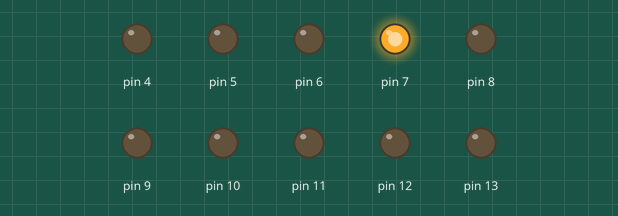
Recording of a sketch running on a simulated Arduino Uno, built with avr-gcc and run on an emulated ATmega328P. On the bench: output pins drawn as LEDs (lit = HIGH).

Above: at 0.05 s.
At 0.25 s:
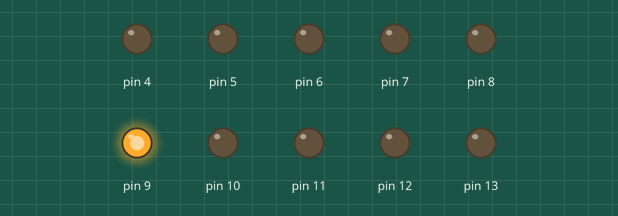
At 0.55 s:
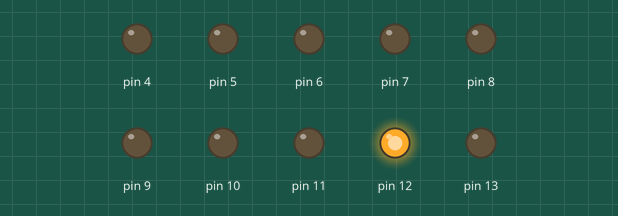
At 1.3 s:
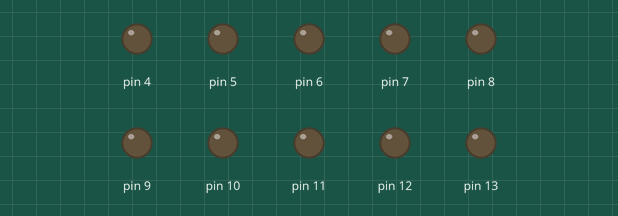
At 2.65 s:
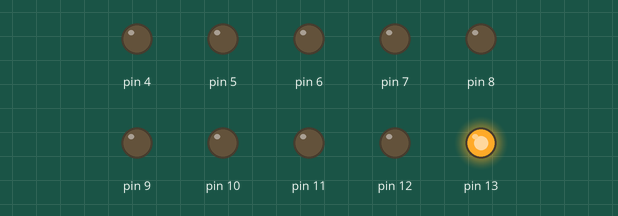
At 4.45 s:
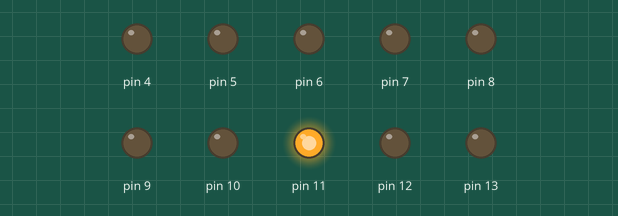
Timing chart, 0 to 4.8 s (numbered marks = the images above):
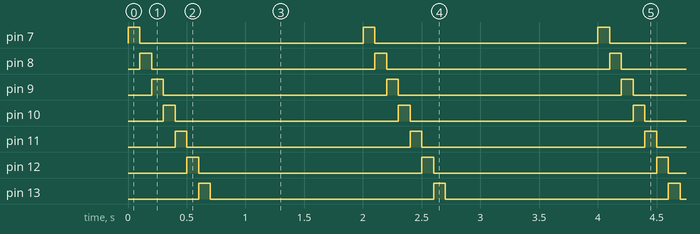

Measured:
- by itself, pin 7–13: alternates HIGH for 0.10 s and LOW for 1.9 s
- by itself, everything shown: repeats every 2.0 s, in 8 steps

The sketch:

PuertosRaro.ino
```cpp
#define PAUSA 100


void setup()

{
  DDRB=B00111111;

  DDRD=B11110000;

}

void loop()

{

    int valor=B10000000;

//Los enteros tiene 2 bytes o 16 bits//

  for(int i=0;i<10;i++)

  {

    int parteAltaValor=valor/256; //El cociente//
    int parteBajaValor=valor%256; //El resto //

    PORTD=parteBajaValor;
    PORTB=parteAltaValor;

    delay(PAUSA);
    valor=valor<<1;
  }


for(int i=0;i<10;i++)

  {

    int parteAltaValor=valor/256; //El cociente//
    int parteBajaValor=valor%256; //El resto //

    PORTD=parteBajaValor;
    PORTB=parteAltaValor;

    delay(PAUSA);
    valor=valor>>1;
  }


}
```
